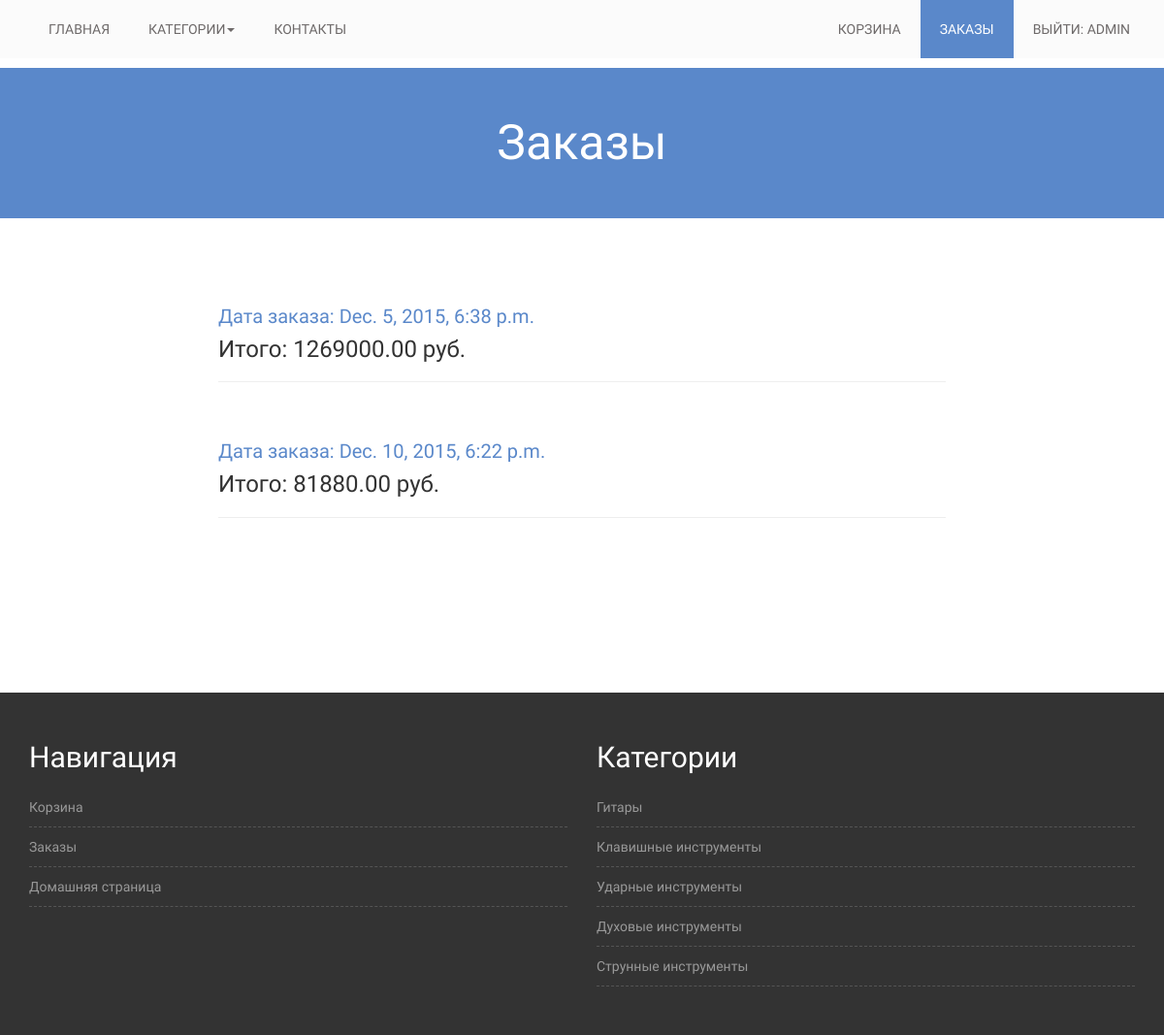
Screenshot of /orders/ (signed in) with the database file from the repository.
### shop/models.py (models this page shows)
class Order(models.Model):
    order_date = models.DateTimeField(auto_now_add=True)
    owner = models.ForeignKey(User)
    total = models.DecimalField(decimal_places=2, max_digits=10)

### shop/views.py (the view)
# urls.py: url(r'^orders/$', views.orders, name='orders'),
def orders(request):
    user = auth.get_user(request)
    if user.username is '':
        return redirect('/auth/login/')
    ords = Order.objects.filter(owner=user)
    ords = None if len(ords) == 0 else ords
    args = {'username': user.username, 'orders': ords}
    return render(request, 'orders.html', args)

### shop/templates/orders.html (shortened to what this page needs)
{% extends 'base.html' %}
{% load staticfiles %}
{% block content %}
    <div class="product-big-title-area">
        <div class="container">
            <div class="row">
                <div class="col-md-12">
                    <div class="product-bit-title text-center">
                        <h2>Заказы</h2>
                    </div>
                </div>
            </div>
        </div>
    </div>
    <div class="single-product-area">
        <div class="container">
            <div class="row">
                {% if orders == None %}
                    <h3>У вас еще нет заказов:(</h3>
                {% else %}
                    {% for order in orders %}
                        <div class="row col-md-8 col-md-offset-2">
                            <div class="single-shop-product">
                                <h2><a href="/shop/order/{{ order.id }}">Дата заказа: {{ order.order_date }}</a></h2>
                                <h3>Итого: {{ order.total }} руб.</h3>
                                <hr>
                            </div>
                        </div>
                    {% endfor %}
                {% endif %}
            </div>
        </div>
    </div>
{% endblock %}

### shop/templates/base.html (shortened to what this page needs)
{% load staticfiles %}
<!DOCTYPE html>
<html lang="en">
<head>
    <link rel="stylesheet" href="{% static 'css/bootstrap.min.css' %}">
    <link rel="stylesheet" href="{% static 'css/font-awesome.min.css' %}">
    <link rel="stylesheet" href="{% static 'css/style.css' %}">
    <link rel="stylesheet" href="{% static 'css/owl.carousel.css' %}">
</head>
<body>
<div class="mainmenu-area">
    <div class="container">
        <div class="row">
            <div class="navbar-collapse collapse">
                <ul class="nav navbar-nav">
                    <li class="{% if request.resolver_match.url_name == 'index' %}active{% endif %}"><a
                            href="{% url 'index' %}">Главная</a>
                    </li>
                    <li class="dropdown">
                        <a href="#" class="dropdown-toggle" data-toggle="dropdown" role="button" aria-haspopup="true"
                           aria-expanded="false">Категории<span class="caret"></span></a>
                    </li>
                    <li class="{% if request.resolver_match.url_name == 'contacts' %}active{% endif %}"><a
                            href="/shop/contacts/">Контакты</a></li>
                </ul>
                <ul class="nav navbar-nav navbar-right">
                    {% if username %}
                        <li class="{% if request.resolver_match.url_name == 'cart' %}active{% endif %}"><a
                                href="/shop/cart/">Корзина</a></li>
                        <li class="{% if request.resolver_match.url_name == 'orders' %}active{% endif %}"><a
                                href="/shop/orders/">Заказы</a></li>
                        <li><a href="/auth/logout/">Выйти: {{ username }}</a></li>
                    {% else %}
                        <li><a href="/auth/login/">Войти</a></li>
                    {% endif %}
                </ul>
            </div>
        </div>
    </div>
</div>
{% block content %}{% endblock %}
<div class="footer-top-area">
    <div class="container">
        <div class="row">
            <div class="col-md-6 col-sm-6">
                <div class="footer-menu">
                    <h2 class="footer-wid-title">Навигация</h2>
                    <ul>
                        <li><a href="/shop/cart/">Корзина</a></li>
                        <li><a href="/shop/orders/">Заказы</a></li>
                        <li><a href="/">Домашняя страница</a></li>
                    </ul>
                </div>
            </div>
            <div class="col-md-6 col-sm-6">
                <div class="footer-menu">
                    <h2 class="footer-wid-title">Категории</h2>
                    <ul>
                        <li><a href="{% url 'categories' cat_name='guitars' %}">Гитары</a></li>
                        <li><a href="{% url 'categories' cat_name='keyboards' %}">Клавишные инструменты</a></li>
                        <li><a href="{% url 'categories' cat_name='drums' %}">Ударные инструменты</a></li>
                        <li><a href="{% url 'categories' cat_name='wind' %}">Духовые инструменты</a></li>
                        <li><a href="{% url 'categories' cat_name='string' %}">Струнные инструменты</a></li>
                    </ul>
                </div>
            </div>
        </div>
    </div>
</div>
</body>
</html>

### shop/static/css/style.css (style rules this page uses)
h1, h2, h3, h4, h5, h6 { margin: 0 0 15px; }
.mainmenu-area { background: none repeat scroll 0 0 #fbfbfb; text-transform: uppercase; width: 100%; z-index: 999; margin-bottom: 10px; }
.mainmenu-area ul.navbar-nav li a { color: #6e6a6a; font-size: 14px; padding: 20px; }
.mainmenu-area ul.navbar-nav li.active a { background: #5a88ca; color: #FFF; }
.footer-top-area { background: none repeat scroll 0 0 #333; color: #999; padding: 50px 0 50px; }
.footer-wid-title { font-size: 30px; font-weight: 100; color: #fff }
.footer-menu ul { list-style: outside none none; margin: 0; padding: 0; }
.footer-menu ul li { border-bottom: 1px dashed #555; padding: 5px 0; }
.footer-menu a { display: block; padding: 5px 0; color: #999 }
a { color: #5a88ca }
.product-big-title-area { background: #5a88ca; }
.product-bit-title h2 { font-size: 50px; font-weight: 200; margin: 0; padding: 50px 0; color: #fff; }
.single-product-area { padding: 80px 0 130px; }
.single-shop-product h2 { font-size: 20px; margin: 10px 0; }
.single-shop-product { margin-bottom: 50px }
* { font-family: 'Play', sans-serif; }

### rows the page displays
Order: order_date "Dec. 5, 2015, 6:38 p.m.", total "1269000.00"
Order: order_date "Dec. 10, 2015, 6:22 p.m.", total "81880.00"

### other values shown
{{ username }} "ADMIN"
